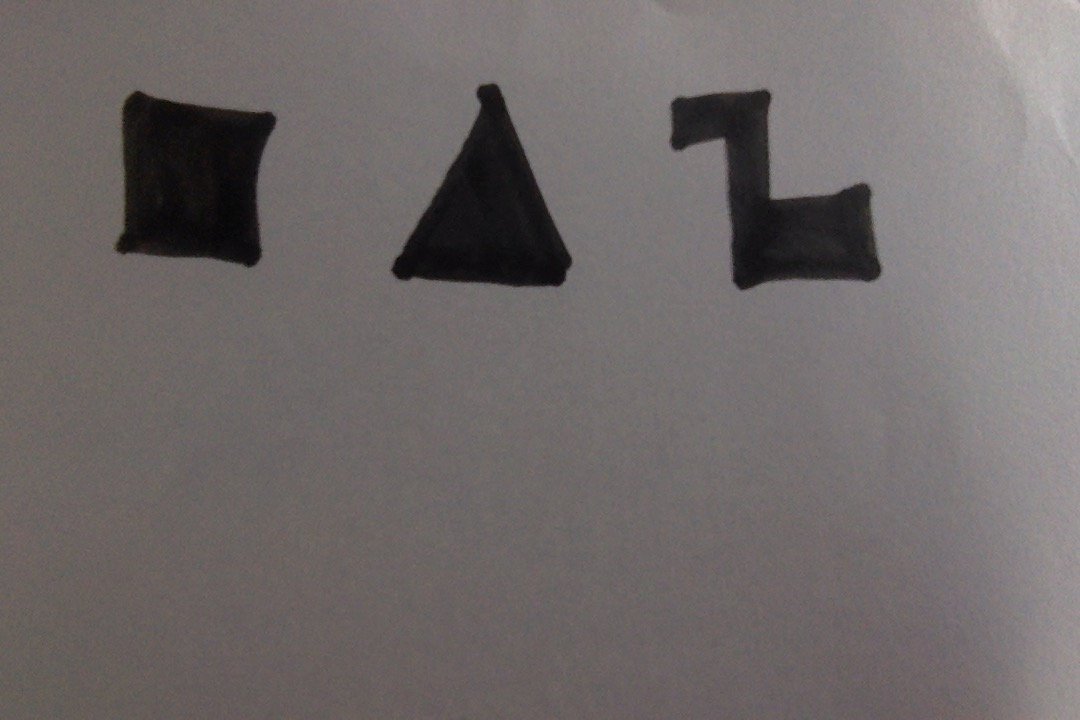
#> input picture sample5.jpg, 1080 x 720 px
$ python start.py
#> lines starting #> are read from the running program, lines starting #| are printed output that depends on the picture; after the words box and inside, x2 and y2 are one past the last pixel; in counts of white or black regions, pixels touching at a corner belong together
import numpy as np
import cv2
from matplotlib import pyplot as plt

def cvt_contour_to_2d(contour):
    returned_arr = []
    for i in range(0,len(contour)):
      returned_arr.append(contour[i][0])
    return np.array(returned_arr)

def count_sides(slope):
    sides = 0
    average = np.average(map(np.absolute,slope))
    for i in range(0, len(slope)):
        if(np.absolute(slope[i]) > average*1.5):
            sides = sides + 1
    return sides

def slope1d(input_array):
    returned_arr = [input_array[len(input_array)-1] - input_array[0]]
    for i in range(0,len(input_array)-1):
        slope = input_array[i] - input_array[i+1]
        returned_arr.append(slope)
    return np.array(returned_arr)

def slope2d(input_array):
    returned_array = []
    for i in range(0,len(input_array)-80):
        slope = input_array[i] - input_array[i+80]
        returned_array.append(slope[0]/ slope[1])
    return returned_array


im = cv2.imread('sample5.jpg')
#> im is the input picture: shape (720, 1080, 3); mean B, G, R 105, 105.6, 111.5
imgray = cv2.cvtColor(im,cv2.COLOR_BGR2GRAY)
ret,thresh = cv2.threshold(imgray,60,255,cv2.THRESH_BINARY_INV)
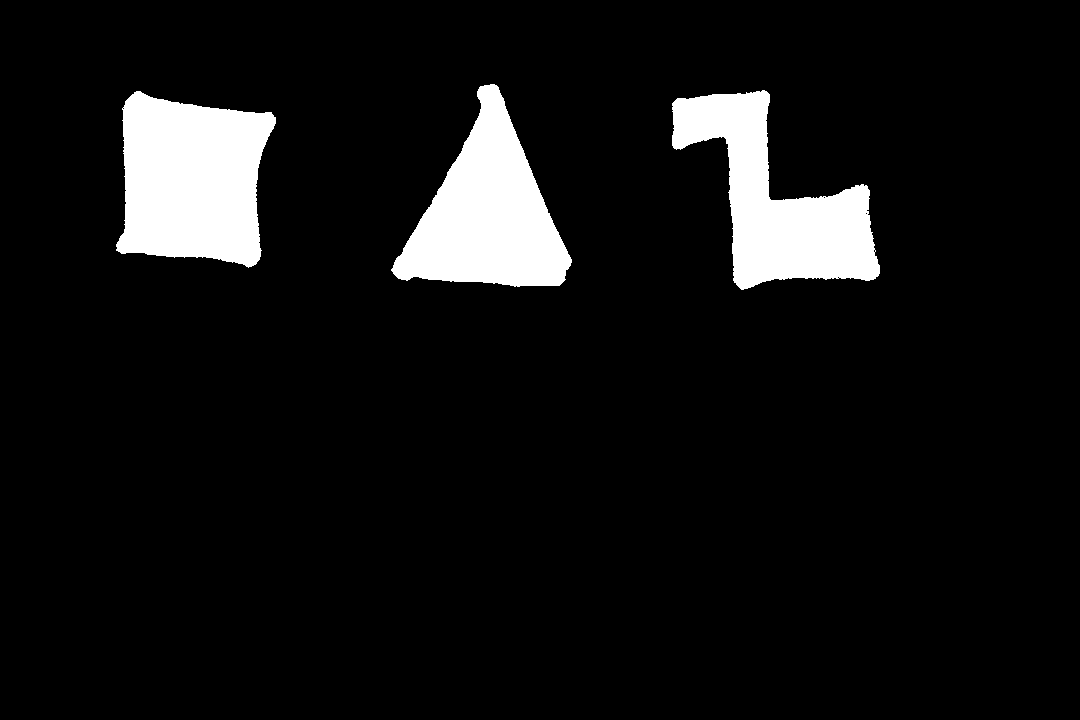
#> thresh: shape (720, 1080); 7.6% white; 3 white regions
img_contour = np.copy(thresh)
contours, heirarchy = cv2.findContours(img_contour,cv2.RETR_EXTERNAL,cv2.CHAIN_APPROX_NONE)
#> contours = 3 contours; box (x1, y1, x2, y2) and area: (116, 91, 276, 268) 21048, (391, 84, 572, 287) 18861, (672, 90, 880, 290) 18364
# contour = get_relevant_contour(contours)
polydp = [cv2.approxPolyDP(contour, 15, True) for contour in contours]
#> polydp = 3 contours; box (x1, y1, x2, y2) and area: (116, 92, 276, 265) 21720, (672, 91, 879, 290) 18696, (398, 85, 566, 280) 16164
rectangles = [cv2.boundingRect(contour) for contour in polydp if len(contour) == 3]
#> rectangles = [(398, 85, 168, 195)]
# [5 lines of commented-out code are left out]
im2 = np.copy(im)
for i in range(0, len(polydp)):
    cv2.drawContours(im2, polydp[i], -1, (0,255,255), 3)
#> this loop made 3 passes
#> im2: shape (720, 1080, 3); 0.03% of pixels changed, all inside (x1, y1, x2, y2) = (114, 83, 881, 292)

for i in range(0, len(rectangles)):
    rect = rectangles[i]
    cv2.rectangle(im2, (rect[0], rect[1]), (rect[0]+rect[2], rect[1] + rect[3]), (255,255,0))
#> this loop made 1 pass
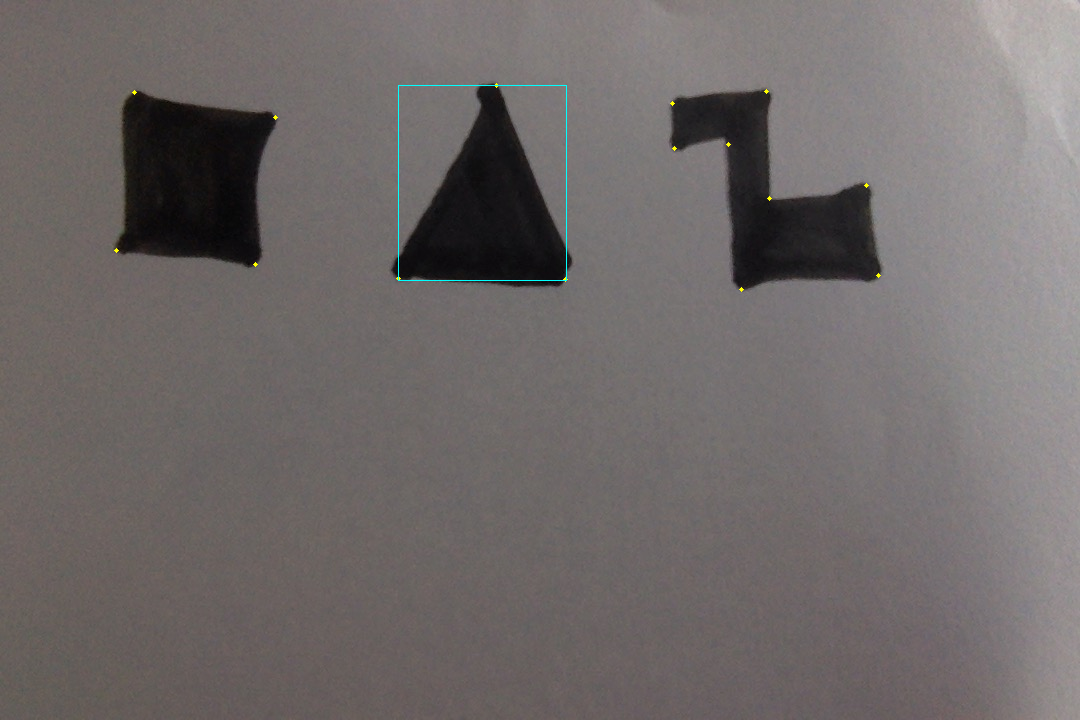
#> im2: shape (720, 1080, 3); mean B, G, R 105.1, 105.8, 111.4

# # cv2.namedWindow('output')
# cv2.imshow('input', im)
cv2.imshow('thresholded', thresh)
cv2.imshow('output', im2)
cv2.waitKey(0)

$ run again, with sample2.jpg copied over sample5.jpg
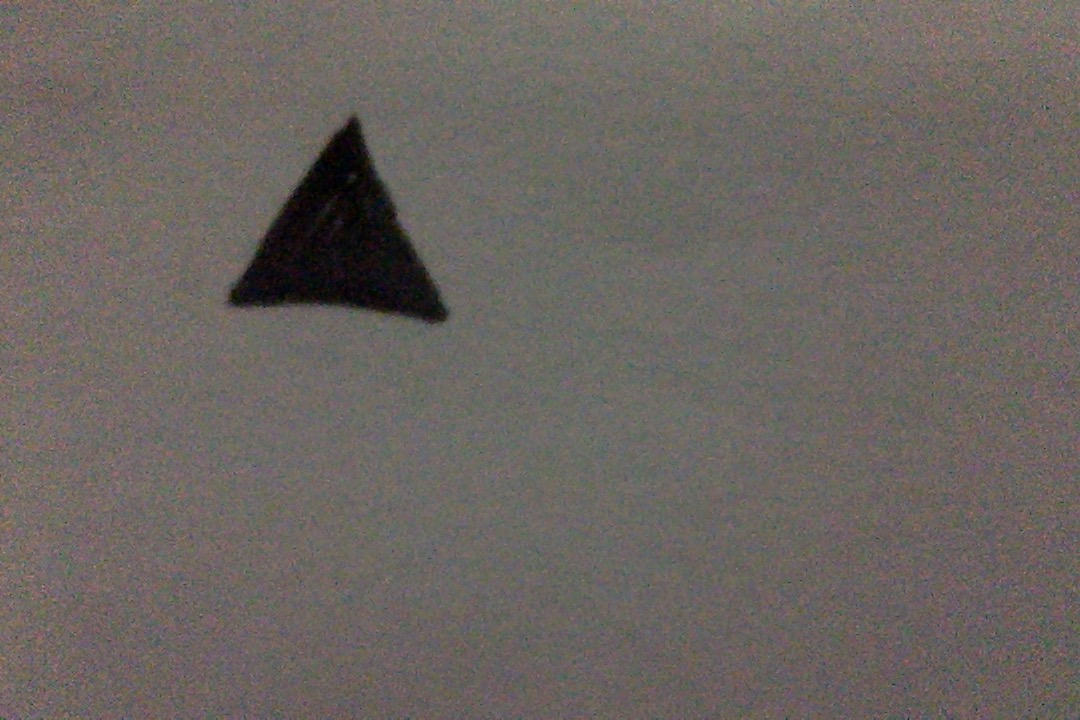
#> input picture sample2.jpg, 1080 x 720 px
#> im is the input picture: shape (720, 1080, 3); mean B, G, R 96.9, 100.9, 107.3
#> `ret,thresh = cv2.threshold(imgray,60,255,cv2.THRESH_BINARY_INV)`:
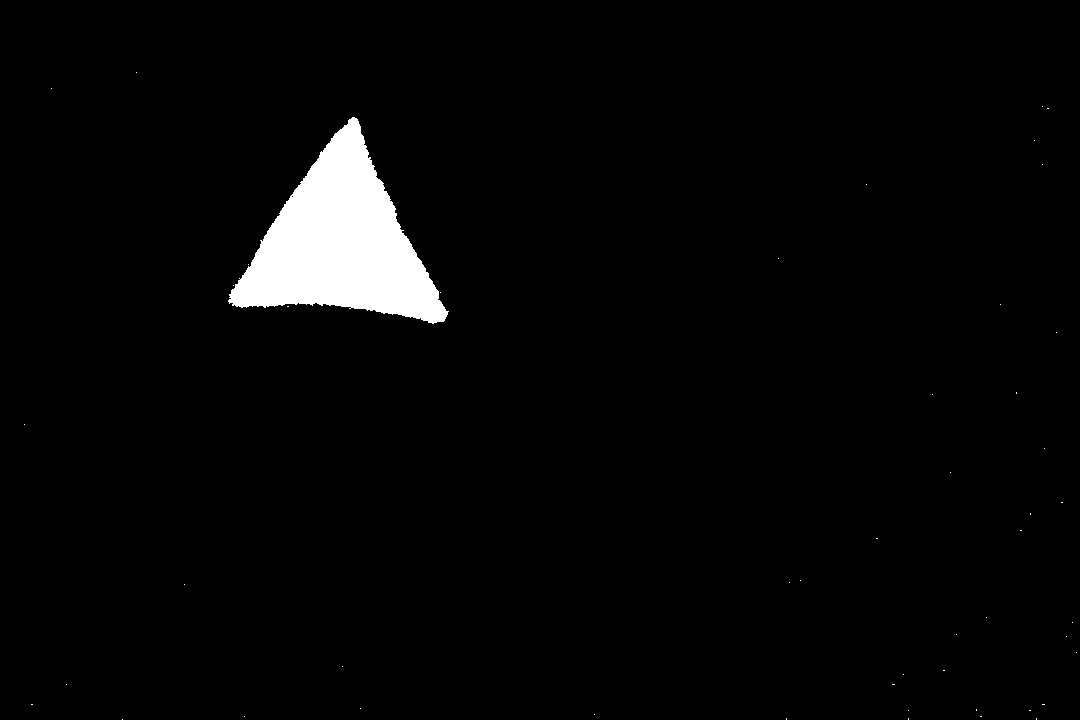
#> thresh: shape (720, 1080); 2.9% white; 50 white regions (49 under 20 px)
#> contours = 50 contours, 49 with area under 20; largest, box (x1, y1, x2, y2) and area: (228, 117, 449, 324) 21986
#> polydp = 50 contours, 49 with area under 20; largest, box (x1, y1, x2, y2) and area: (228, 117, 444, 322) 21020
#> rectangles = [(228, 117, 216, 205)]
#> the loop `for i in range(0, len(polydp)):` made 50 passes
#> the loop `for i in range(0, len(rectangles)):` made 1 pass
#> after the loop `for i in range(0, len(rectangles)):`:
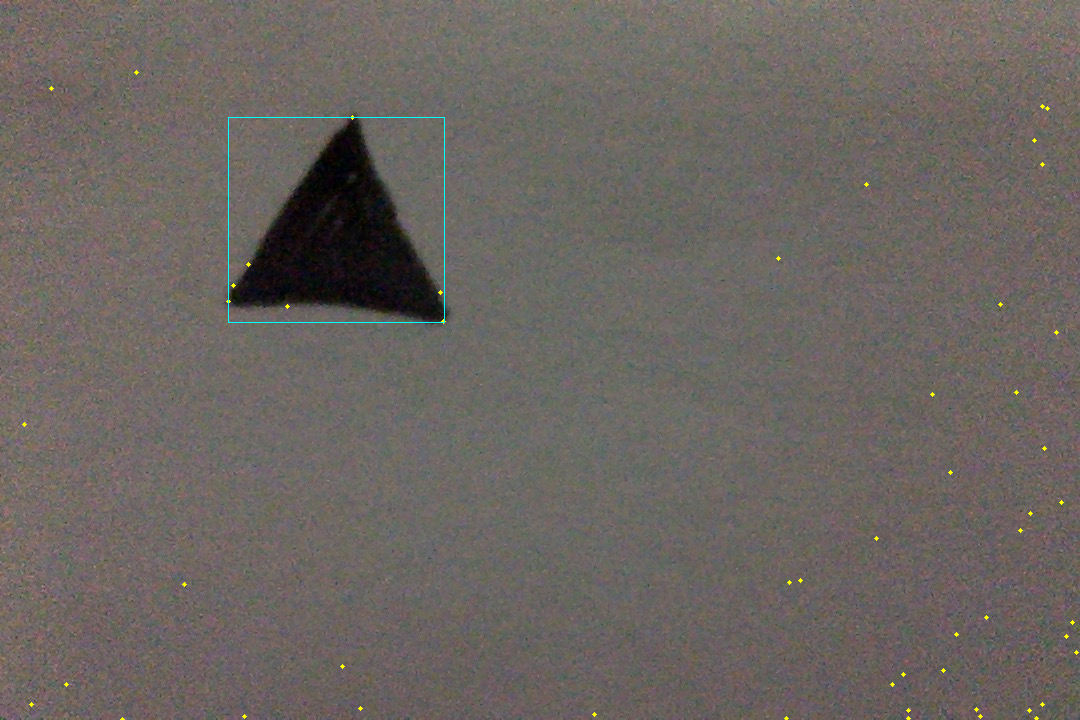
#> im2: shape (720, 1080, 3); mean B, G, R 97, 101.3, 107.3
